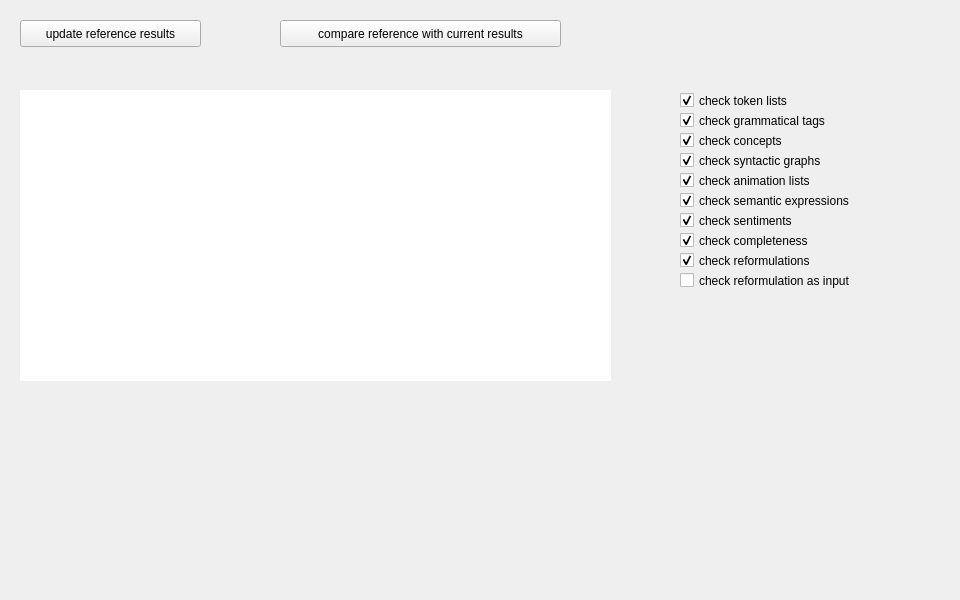
        <widget class="QWidget" name="tab_AATester_Logs_Compare">
         <attribute name="title">
          <string>Regression Tests</string>
         </attribute>
         <widget class="QPushButton" name="pushButton_AATester_Logs_Compare_OldXml">
          <property name="enabled">
           <bool>true</bool>
          </property>
          <property name="geometry">
           <rect>
            <x>20</x>
            <y>20</y>
            <width>181</width>
            <height>27</height>
           </rect>
          </property>
          <property name="text">
           <string>update reference results</string>
          </property>
         </widget>
         <widget class="QPushButton" name="pushButton_AATester_Logs_Compare_NewXml">
          <property name="enabled">
           <bool>true</bool>
          </property>
          <property name="geometry">
           <rect>
            <x>280</x>
            <y>20</y>
            <width>281</width>
            <height>27</height>
           </rect>
          </property>
          <property name="text">
           <string>compare reference with current results</string>
          </property>
         </widget>
         <widget class="QTextBrowser" name="textBrowser_AATester_Logs_Compare">
          <property name="geometry">
           <rect>
            <x>20</x>
            <y>90</y>
            <width>591</width>
            <height>291</height>
           </rect>
          </property>
          <property name="font">
           <font>
            <family>DejaVu Sans Mono</family>
            <pointsize>10</pointsize>
           </font>
          </property>
          <property name="cursor" stdset="0">
           <cursorShape>ArrowCursor</cursorShape>
          </property>
          <property name="frameShape">
           <enum>QFrame::NoFrame</enum>
          </property>
          <property name="html">
           <string>&lt;!DOCTYPE HTML PUBLIC &quot;-//W3C//DTD HTML 4.0//EN&quot; &quot;http://www.w3.org/TR/REC-html40/strict.dtd&quot;&gt;
&lt;html&gt;&lt;head&gt;&lt;meta name=&quot;qrichtext&quot; content=&quot;1&quot; /&gt;&lt;style type=&quot;text/css&quot;&gt;
p, li { white-space: pre-wrap; }
&lt;/style&gt;&lt;/head&gt;&lt;body style=&quot; font-family:'DejaVu Sans Mono'; font-size:10pt; font-weight:400; font-style:normal;&quot;&gt;
&lt;p style=&quot;-qt-paragraph-type:empty; margin-top:0px; margin-bottom:0px; margin-left:0px; margin-right:0px; -qt-block-indent:0; text-indent:0px;&quot;&gt;&lt;br /&gt;&lt;/p&gt;&lt;/body&gt;&lt;/html&gt;</string>
          </property>
          <property name="textInteractionFlags">
           <set>Qt::LinksAccessibleByKeyboard|Qt::LinksAccessibleByMouse|Qt::TextBrowserInteraction|Qt::TextSelectableByKeyboard|Qt::TextSelectableByMouse</set>
          </property>
         </widget>
         <widget class="QLabel" name="label_AATester_Logs_Performances">
          <property name="geometry">
           <rect>
            <x>660</x>
            <y>330</y>
            <width>291</width>
            <height>261</height>
           </rect>
          </property>
          <property name="text">
           <string/>
          </property>
          <property name="alignment">
           <set>Qt::AlignLeading|Qt::AlignLeft|Qt::AlignTop</set>
          </property>
         </widget>
         <widget class="QCheckBox" name="checkBox_regressiontests_tokens">
          <property name="geometry">
           <rect>
            <x>680</x>
            <y>90</y>
            <width>211</width>
            <height>21</height>
           </rect>
          </property>
          <property name="text">
           <string>check token lists</string>
          </property>
          <property name="checked">
           <bool>true</bool>
          </property>
         </widget>
         <widget class="QCheckBox" name="checkBox_regressiontests_gramtags">
          <property name="geometry">
           <rect>
            <x>680</x>
            <y>110</y>
            <width>211</width>
            <height>21</height>
           </rect>
          </property>
          <property name="text">
           <string>check grammatical tags</string>
          </property>
          <property name="checked">
           <bool>true</bool>
          </property>
         </widget>
         <widget class="QCheckBox" name="checkBox_regressiontests_concepts">
          <property name="geometry">
           <rect>
            <x>680</x>
            <y>130</y>
            <width>211</width>
            <height>21</height>
           </rect>
          </property>
          <property name="text">
           <string>check concepts</string>
          </property>
          <property name="checked">
           <bool>true</bool>
          </property>
         </widget>
         <widget class="QCheckBox" name="checkBox_regressiontests_animations">
          <property name="geometry">
           <rect>
            <x>680</x>
            <y>170</y>
            <width>211</width>
            <height>21</height>
           </rect>
          </property>
          <property name="text">
           <string>check animation lists</string>
          </property>
          <property name="checked">
           <bool>true</bool>
          </property>
         </widget>
         <widget class="QCheckBox" name="checkBox_regressiontests_semexps">
          <property name="geometry">
           <rect>
            <x>680</x>
            <y>190</y>
            <width>211</width>
            <height>21</height>
           </rect>
          </property>
          <property name="text">
           <string>check semantic expressions</string>
          </property>
          <property name="checked">
           <bool>true</bool>
          </property>
         </widget>
         <widget class="QCheckBox" name="checkBox_regressiontests_syntgraph">
          <property name="geometry">
           <rect>
            <x>680</x>
            <y>150</y>
            <width>211</width>
            <height>21</height>
           </rect>
          </property>
          <property name="text">
           <string>check syntactic graphs</string>
          </property>
          <property name="checked">
           <bool>true</bool>
          </property>
         </widget>
         <widget class="QCheckBox" name="checkBox_regressiontests_reformulations">
          <property name="geometry">
           <rect>
            <x>680</x>
            <y>250</y>
            <width>211</width>
            <height>21</height>
           </rect>
          </property>
          <property name="text">
           <string>check reformulations</string>
          </property>
          <property name="checked">
           <bool>true</bool>
          </property>
         </widget>
         <widget class="QCheckBox" name="checkBox_regressiontests_completeness">
          <property name="geometry">
           <rect>
            <x>680</x>
            <y>230</y>
            <width>211</width>
            <height>21</height>
           </rect>
          </property>
          <property name="text">
           <string>check completeness</string>
          </property>
          <property name="checked">
           <bool>true</bool>
          </property>
         </widget>
         <widget class="QCheckBox" name="checkBox_regressiontests_sentimentsinfos">
          <property name="geometry">
           <rect>
            <x>680</x>
            <y>210</y>
            <width>211</width>
            <height>21</height>
           </rect>
          </property>
          <property name="text">
           <string>check sentiments</string>
          </property>
          <property name="checked">
           <bool>true</bool>
          </property>
         </widget>
         <widget class="QCheckBox" name="checkBox_regressiontests_inputReformulation">
          <property name="enabled">
           <bool>true</bool>
          </property>
          <property name="geometry">
           <rect>
            <x>680</x>
            <y>270</y>
            <width>231</width>
            <height>21</height>
           </rect>
          </property>
          <property name="text">
           <string>check reformulation as input</string>
          </property>
          <property name="checked">
           <bool>false</bool>
          </property>
         </widget>
        </widget>
